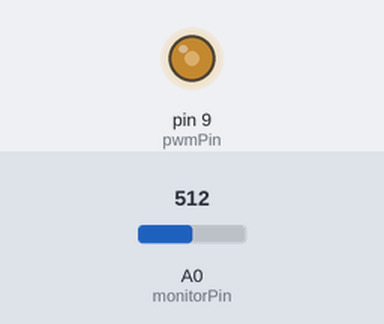
The sketch below on a simulated Arduino Nano, built with avr-gcc and run on an emulated ATmega328P. On the bench: output pins drawn as LEDs (lit = HIGH). Inputs (shaded band) come from the test bench; at power-on: A0 (monitorPin) = 512. What the sketch prints to the serial monitor is not drawn.

Above: at 1.2 s.
1.3 s: A0 (monitorPin) set to 0
4.3 s: A0 (monitorPin) set to 122
Timing chart, 0 to 4.6 s (numbered marks = the images above; inputs shaded):
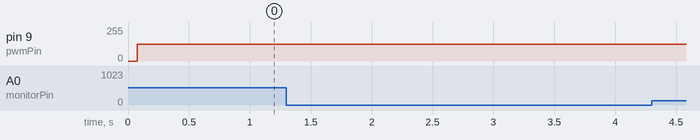

Measured:
- after the input at 1.3 s, pin 9 (pwmPin): stays 124/255 (without the input it goes to 32/255 after 0.71 s)

The sketch:

sketch_dec17a.ino
```cpp
// Pin Definitions
const int pwmPin = 9;        // PWM output for audio signal
const int monitorPin = A0;   // Analog pin to monitor LM386 output (optional)

// Variables
int audioFrequency = 1000;   // Test audio frequency in Hz (default: 1 kHz)

void setup() {
  // Pin configurations
  pinMode(pwmPin, OUTPUT);
  Serial.begin(9600); // Initialize serial communication for debugging
}

void loop() {
  generateAudio();     // Generate a test PWM audio signal
  monitorOutput();     // Monitor the amplified signal (optional)
}

// Function: Generate Audio Signal
void generateAudio() {
  // Generate a 1 kHz sine wave using PWM
  for (int i = 0; i < 360; i++) {
    int value = 127 + 127 * sin(radians(i)); // Sine wave values
    analogWrite(pwmPin, value);
    delayMicroseconds(1000000 / (360 * audioFrequency)); // Adjust frequency
  }
}

// Function: Monitor Amplifier Output (Optional)
void monitorOutput() {
  int amplifiedSignal = analogRead(monitorPin); // Read amplified signal from LM386
  Serial.print("Amplified Signal: ");
  Serial.println(amplifiedSignal); // Display signal value on Serial Monitor
  delay(100); // Adjust sampling rate as needed
}
```
